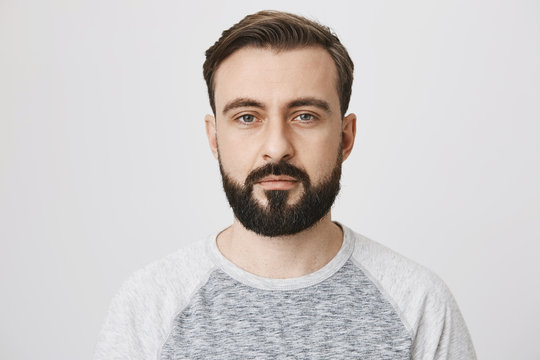
#> input picture image1.jpg, 540 x 360 px
$ python sample12_BITWISE_OPERATION.py
#> lines starting #> are read from the running program, lines starting #| are printed output that depends on the picture; after the words box and inside, x2 and y2 are one past the last pixel; in counts of white or black regions, pixels touching at a corner belong together
import numpy as np
import cv2

img1 = np.zeros((512, 512, 3), np.uint8)
cv2.rectangle(img1, (100, 100), (200, 200), (255, 255, 255), -1)
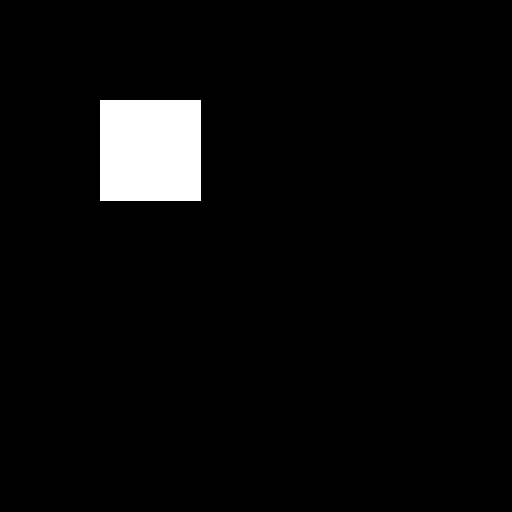
#> img1: shape (512, 512, 3); 3.9% white; 1 white region, box (x1, y1, x2, y2) and area: (100, 100, 201, 201) 10201

img2 = cv2.imread('image1.jpg')
#> img2 is the input picture: shape (360, 540, 3); mean B, G, R 201.9, 203, 207.7
img2 = cv2.resize(img2, (512, 512))
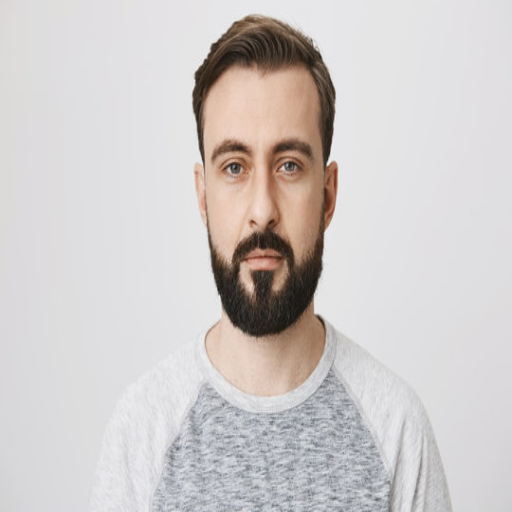
#> img2: shape (512, 512, 3); mean B, G, R 201.8, 202.9, 207.6


bit_and = cv2.bitwise_and(img1, img2)
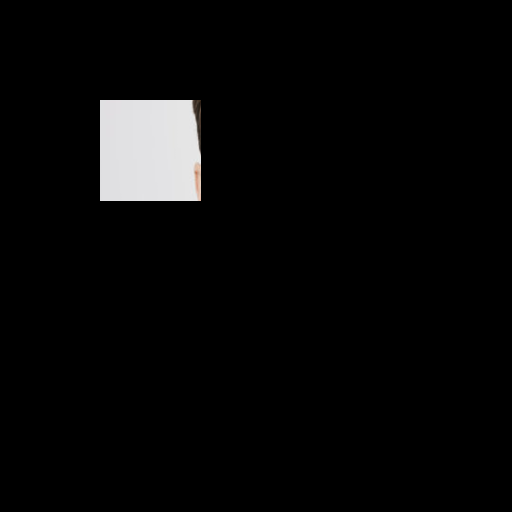
#> bit_and: shape (512, 512, 3); mean of channels 0, 1, 2 8.6, 8.6, 8.7; drawn as B, G, R
bit_or = cv2.bitwise_or(img1, img2)
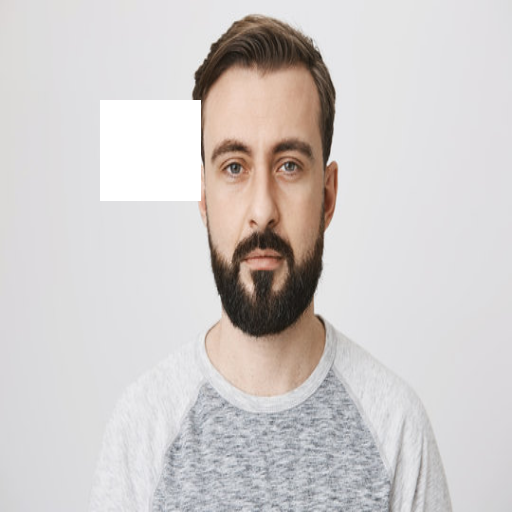
#> bit_or: shape (512, 512, 3); mean of channels 0, 1, 2 203.1, 204.2, 208.9; drawn as B, G, R
bit_xor = cv2.bitwise_xor(img1, img2)
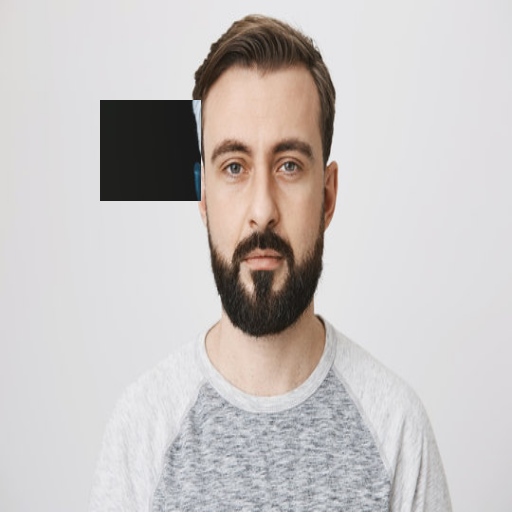
#> bit_xor: shape (512, 512, 3); mean of channels 0, 1, 2 194.5, 195.6, 200.3; drawn as B, G, R
bit_not1 = cv2.bitwise_not(img1)
bit_not2 = cv2.bitwise_not(img2)
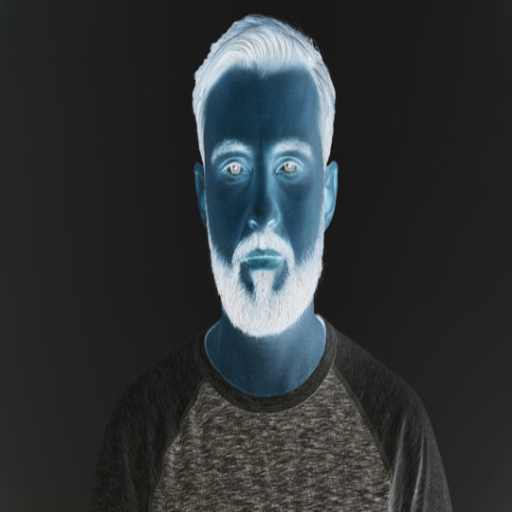
#> bit_not2: shape (512, 512, 3); mean B, G, R 53.2, 52.1, 47.4


cv2.imshow('img1', img1)
cv2.imshow('img2', img2)
cv2.imshow('bit_and', bit_and)
cv2.imshow('bit_or', bit_or)
cv2.imshow('bit_xor', bit_xor)
cv2.imshow('bit_not1', bit_not1)
cv2.imshow('bit_not2', bit_not2)


cv2.waitKey(0)
cv2.destroyAllWindows()

$ run again, with image6.jpg copied over image1.jpg
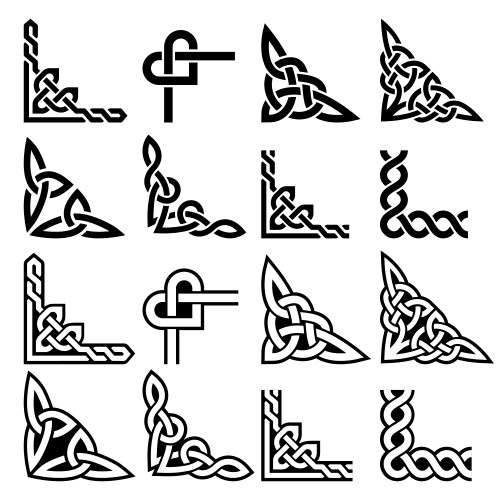
#> input picture image6.jpg, 500 x 500 px
#> img1: shape (512, 512, 3); 3.9% white; 1 white region, box (x1, y1, x2, y2) and area: (100, 100, 201, 201) 10201
#> img2 is the input picture: shape (500, 500, 3); min 0, max 255, mean 213
#> img2: shape (512, 512, 3)
#> `bit_xor = cv2.bitwise_xor(img1, img2)`:
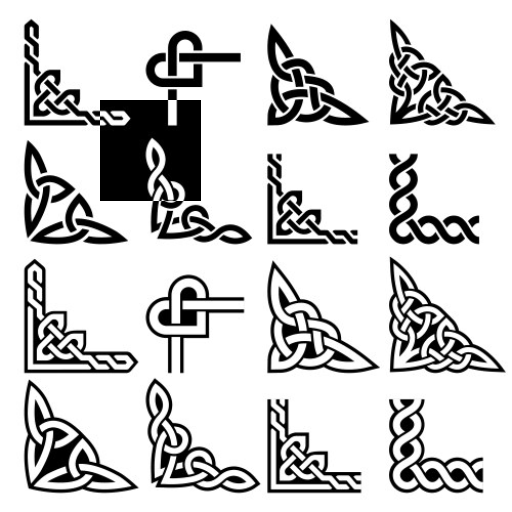
#> bit_xor: shape (512, 512, 3); min 0, max 255, mean 205.8
#> `bit_not2 = cv2.bitwise_not(img2)`:
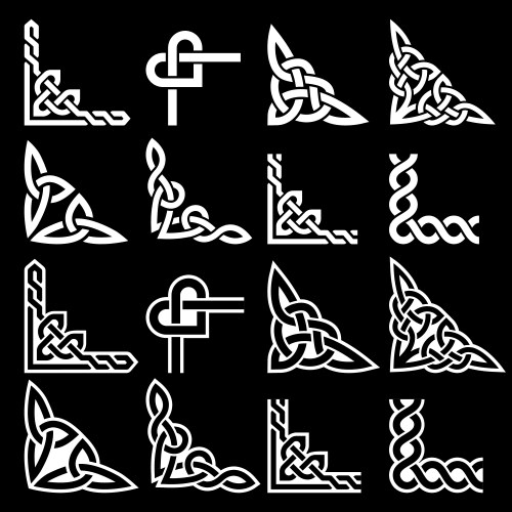
#> bit_not2: shape (512, 512, 3); min 0, max 255, mean 42

$ run again, with image7.jpg copied over image1.jpg
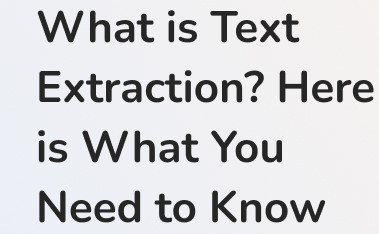
#> input picture image7.jpg, 379 x 234 px
#> img1: shape (512, 512, 3); 3.9% white; 1 white region, box (x1, y1, x2, y2) and area: (100, 100, 201, 201) 10201
#> img2 is the input picture: shape (234, 379, 3); mean B, G, R 215.1, 212.7, 212.5
#> img2: shape (512, 512, 3)
#> `bit_xor = cv2.bitwise_xor(img1, img2)`:
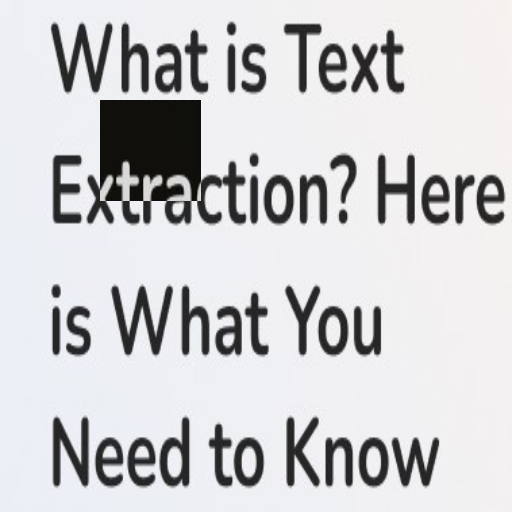
#> bit_xor: shape (512, 512, 3); mean of channels 0, 1, 2 208.1, 205.9, 205.8; drawn as B, G, R
#> `bit_not2 = cv2.bitwise_not(img2)`:
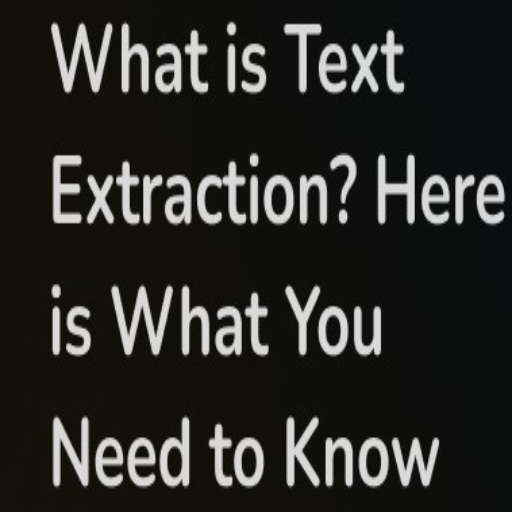
#> bit_not2: shape (512, 512, 3); mean B, G, R 40, 42.4, 42.5
